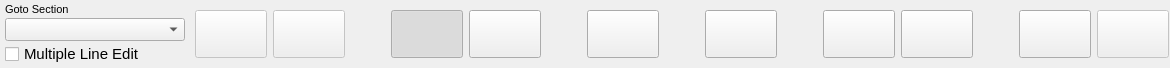
          <widget class="QFrame" name="fraBottoni">
           <property name="minimumSize">
            <size>
             <width>0</width>
             <height>68</height>
            </size>
           </property>
           <property name="maximumSize">
            <size>
             <width>16777215</width>
             <height>68</height>
            </size>
           </property>
           <property name="font">
            <font>
             <weight>50</weight>
             <bold>false</bold>
            </font>
           </property>
           <property name="frameShape">
            <enum>QFrame::NoFrame</enum>
           </property>
           <property name="frameShadow">
            <enum>QFrame::Plain</enum>
           </property>
           <property name="lineWidth">
            <number>1</number>
           </property>
           <layout class="QHBoxLayout" name="horizontalLayout_3">
            <property name="leftMargin">
             <number>1</number>
            </property>
            <property name="topMargin">
             <number>2</number>
            </property>
            <property name="rightMargin">
             <number>1</number>
            </property>
            <property name="bottomMargin">
             <number>2</number>
            </property>
            <item>
             <layout class="QVBoxLayout" name="verticalLayout_7">
              <property name="spacing">
               <number>1</number>
              </property>
              <property name="leftMargin">
               <number>4</number>
              </property>
              <property name="rightMargin">
               <number>4</number>
              </property>
              <item>
               <widget class="QLabel" name="lblJumpTo">
                <property name="minimumSize">
                 <size>
                  <width>150</width>
                  <height>12</height>
                 </size>
                </property>
                <property name="font">
                 <font>
                  <pointsize>8</pointsize>
                  <weight>50</weight>
                  <bold>false</bold>
                 </font>
                </property>
                <property name="text">
                 <string>Goto Section</string>
                </property>
                <property name="buddy">
                 <cstring>cboSections</cstring>
                </property>
               </widget>
              </item>
              <item>
               <widget class="QComboBox" name="cboSections">
                <property name="minimumSize">
                 <size>
                  <width>180</width>
                  <height>22</height>
                 </size>
                </property>
                <property name="maximumSize">
                 <size>
                  <width>200</width>
                  <height>16777215</height>
                 </size>
                </property>
                <property name="font">
                 <font>
                  <pointsize>10</pointsize>
                  <weight>50</weight>
                  <bold>false</bold>
                 </font>
                </property>
                <property name="toolTip">
                 <string>Select Crosstable Area</string>
                </property>
               </widget>
              </item>
              <item>
               <widget class="QCheckBox" name="chkMultiEdit">
                <property name="minimumSize">
                 <size>
                  <width>0</width>
                  <height>20</height>
                 </size>
                </property>
                <property name="font">
                 <font>
                  <pointsize>11</pointsize>
                 </font>
                </property>
                <property name="text">
                 <string>Multiple Line Edit</string>
                </property>
               </widget>
              </item>
             </layout>
            </item>
            <item>
             <widget class="QPushButton" name="cmdCancel">
              <property name="enabled">
               <bool>false</bool>
              </property>
              <property name="minimumSize">
               <size>
                <width>72</width>
                <height>48</height>
               </size>
              </property>
              <property name="maximumSize">
               <size>
                <width>72</width>
                <height>48</height>
               </size>
              </property>
              <property name="font">
               <font>
                <family>MS Shell Dlg 2</family>
                <weight>50</weight>
                <bold>false</bold>
               </font>
              </property>
              <property name="toolTip">
               <string>Cancel Multiline Changes</string>
              </property>
              <property name="text">
               <string notr="true"/>
              </property>
              <property name="icon">
               <iconset resource="qtc.qrc">
                <normaloff>:/cteicons/img/Cancel_32.png</normaloff>:/cteicons/img/Cancel_32.png</iconset>
              </property>
              <property name="iconSize">
               <size>
                <width>32</width>
                <height>32</height>
               </size>
              </property>
              <property name="checkable">
               <bool>false</bool>
              </property>
              <property name="autoDefault">
               <bool>false</bool>
              </property>
             </widget>
            </item>
            <item>
             <widget class="QPushButton" name="cmdApply">
              <property name="enabled">
               <bool>false</bool>
              </property>
              <property name="minimumSize">
               <size>
                <width>72</width>
                <height>48</height>
               </size>
              </property>
              <property name="maximumSize">
               <size>
                <width>72</width>
                <height>48</height>
               </size>
              </property>
              <property name="font">
               <font>
                <family>MS Shell Dlg 2</family>
                <weight>50</weight>
                <bold>false</bold>
               </font>
              </property>
              <property name="toolTip">
               <string>Apply Multiline Changes</string>
              </property>
              <property name="text">
               <string notr="true"/>
              </property>
              <property name="icon">
               <iconset resource="qtc.qrc">
                <normaloff>:/cteicons/img/Done_32.png</normaloff>:/cteicons/img/Done_32.png</iconset>
              </property>
              <property name="iconSize">
               <size>
                <width>32</width>
                <height>32</height>
               </size>
              </property>
              <property name="checkable">
               <bool>false</bool>
              </property>
              <property name="autoDefault">
               <bool>false</bool>
              </property>
             </widget>
            </item>
            <item>
             <spacer name="horizontalSpacer_11">
              <property name="orientation">
               <enum>Qt::Horizontal</enum>
              </property>
              <property name="sizeHint" stdset="0">
               <size>
                <width>40</width>
                <height>20</height>
               </size>
              </property>
             </spacer>
            </item>
            <item alignment="Qt::AlignVCenter">
             <widget class="QPushButton" name="cmdHideShow">
              <property name="minimumSize">
               <size>
                <width>72</width>
                <height>48</height>
               </size>
              </property>
              <property name="maximumSize">
               <size>
                <width>72</width>
                <height>48</height>
               </size>
              </property>
              <property name="font">
               <font>
                <family>MS Shell Dlg 2</family>
                <weight>50</weight>
                <bold>false</bold>
               </font>
              </property>
              <property name="toolTip">
               <string>Show or Hide unused rows</string>
              </property>
              <property name="text">
               <string notr="true"/>
              </property>
              <property name="icon">
               <iconset resource="qtc.qrc">
                <normaloff>:/cteicons/img/lock_48.png</normaloff>
                <normalon>:/cteicons/img/lock_open_48.png</normalon>:/cteicons/img/lock_48.png</iconset>
              </property>
              <property name="iconSize">
               <size>
                <width>32</width>
                <height>32</height>
               </size>
              </property>
              <property name="checkable">
               <bool>true</bool>
              </property>
              <property name="checked">
               <bool>true</bool>
              </property>
              <property name="autoDefault">
               <bool>false</bool>
              </property>
             </widget>
            </item>
            <item>
             <widget class="QPushButton" name="cmdSearch">
              <property name="minimumSize">
               <size>
                <width>72</width>
                <height>48</height>
               </size>
              </property>
              <property name="maximumSize">
               <size>
                <width>72</width>
                <height>48</height>
               </size>
              </property>
              <property name="font">
               <font>
                <family>MS Shell Dlg 2</family>
                <weight>50</weight>
                <bold>false</bold>
               </font>
              </property>
              <property name="toolTip">
               <string>Search Variable by Name</string>
              </property>
              <property name="text">
               <string notr="true"/>
              </property>
              <property name="icon">
               <iconset resource="qtc.qrc">
                <normaloff>:/cteicons/img/Search.ico</normaloff>:/cteicons/img/Search.ico</iconset>
              </property>
              <property name="iconSize">
               <size>
                <width>32</width>
                <height>32</height>
               </size>
              </property>
              <property name="checkable">
               <bool>false</bool>
              </property>
              <property name="autoDefault">
               <bool>false</bool>
              </property>
             </widget>
            </item>
            <item>
             <spacer name="horizontalSpacer_9">
              <property name="orientation">
               <enum>Qt::Horizontal</enum>
              </property>
              <property name="sizeHint" stdset="0">
               <size>
                <width>40</width>
                <height>20</height>
               </size>
              </property>
             </spacer>
            </item>
            <item>
             <widget class="QPushButton" name="cmdImport">
              <property name="minimumSize">
               <size>
                <width>72</width>
                <height>48</height>
               </size>
              </property>
              <property name="maximumSize">
               <size>
                <width>72</width>
                <height>48</height>
               </size>
              </property>
              <property name="font">
               <font>
                <family>MS Shell Dlg 2</family>
                <weight>50</weight>
                <bold>false</bold>
               </font>
              </property>
              <property name="toolTip">
               <string>Import User Data from another Crosstable File</string>
              </property>
              <property name="text">
               <string notr="true"/>
              </property>
              <property name="icon">
               <iconset resource="qtc.qrc">
                <normaloff>:/cteicons/img/Import.png</normaloff>:/cteicons/img/Import.png</iconset>
              </property>
              <property name="iconSize">
               <size>
                <width>32</width>
                <height>32</height>
               </size>
              </property>
              <property name="checkable">
               <bool>false</bool>
              </property>
              <property name="autoDefault">
               <bool>false</bool>
              </property>
             </widget>
            </item>
            <item>
             <spacer name="horizontalSpacer_8">
              <property name="orientation">
               <enum>Qt::Horizontal</enum>
              </property>
              <property name="sizeHint" stdset="0">
               <size>
                <width>40</width>
                <height>20</height>
               </size>
              </property>
             </spacer>
            </item>
            <item>
             <widget class="QPushButton" name="cmdUndo">
              <property name="minimumSize">
               <size>
                <width>72</width>
                <height>48</height>
               </size>
              </property>
              <property name="maximumSize">
               <size>
                <width>72</width>
                <height>48</height>
               </size>
              </property>
              <property name="font">
               <font>
                <family>MS Shell Dlg 2</family>
                <weight>50</weight>
                <bold>false</bold>
               </font>
              </property>
              <property name="toolTip">
               <string>Undo Changes</string>
              </property>
              <property name="text">
               <string notr="true"/>
              </property>
              <property name="icon">
               <iconset resource="qtc.qrc">
                <normaloff>:/cteicons/img/Undo.ico</normaloff>:/cteicons/img/Undo.ico</iconset>
              </property>
              <property name="iconSize">
               <size>
                <width>32</width>
                <height>32</height>
               </size>
              </property>
              <property name="checkable">
               <bool>false</bool>
              </property>
              <property name="autoDefault">
               <bool>false</bool>
              </property>
             </widget>
            </item>
            <item>
             <spacer name="horizontalSpacer_7">
              <property name="orientation">
               <enum>Qt::Horizontal</enum>
              </property>
              <property name="sizeHint" stdset="0">
               <size>
                <width>40</width>
                <height>20</height>
               </size>
              </property>
             </spacer>
            </item>
            <item>
             <widget class="QPushButton" name="cmdBlocchi">
              <property name="minimumSize">
               <size>
                <width>72</width>
                <height>48</height>
               </size>
              </property>
              <property name="maximumSize">
               <size>
                <width>72</width>
                <height>48</height>
               </size>
              </property>
              <property name="font">
               <font>
                <family>MS Shell Dlg 2</family>
                <weight>50</weight>
                <bold>false</bold>
               </font>
              </property>
              <property name="toolTip">
               <string>Reorder Blocks Assignment</string>
              </property>
              <property name="text">
               <string notr="true"/>
              </property>
              <property name="icon">
               <iconset resource="qtc.qrc">
                <normaloff>:/cteicons/img/Blocks.png</normaloff>:/cteicons/img/Blocks.png</iconset>
              </property>
              <property name="iconSize">
               <size>
                <width>32</width>
                <height>32</height>
               </size>
              </property>
              <property name="checkable">
               <bool>false</bool>
              </property>
              <property name="autoDefault">
               <bool>false</bool>
              </property>
             </widget>
            </item>
            <item>
             <widget class="QPushButton" name="cmdSave">
              <property name="enabled">
               <bool>true</bool>
              </property>
              <property name="minimumSize">
               <size>
                <width>72</width>
                <height>48</height>
               </size>
              </property>
              <property name="maximumSize">
               <size>
                <width>72</width>
                <height>48</height>
               </size>
              </property>
              <property name="font">
               <font>
                <family>MS Shell Dlg 2</family>
                <weight>50</weight>
                <bold>false</bold>
               </font>
              </property>
              <property name="toolTip">
               <string>Save user changes   </string>
              </property>
              <property name="text">
               <string notr="true"/>
              </property>
              <property name="icon">
               <iconset resource="qtc.qrc">
                <normaloff>:/cteicons/img/Save.png</normaloff>:/cteicons/img/Save.png</iconset>
              </property>
              <property name="iconSize">
               <size>
                <width>32</width>
                <height>32</height>
               </size>
              </property>
              <property name="checkable">
               <bool>false</bool>
              </property>
              <property name="autoDefault">
               <bool>false</bool>
              </property>
             </widget>
            </item>
            <item>
             <spacer name="horizontalSpacer_10">
              <property name="orientation">
               <enum>Qt::Horizontal</enum>
              </property>
              <property name="sizeHint" stdset="0">
               <size>
                <width>40</width>
                <height>20</height>
               </size>
              </property>
             </spacer>
            </item>
            <item>
             <widget class="QPushButton" name="cmdCompile">
              <property name="minimumSize">
               <size>
                <width>72</width>
                <height>48</height>
               </size>
              </property>
              <property name="maximumSize">
               <size>
                <width>72</width>
                <height>48</height>
               </size>
              </property>
              <property name="font">
               <font>
                <family>MS Shell Dlg 2</family>
                <weight>50</weight>
                <bold>false</bold>
               </font>
              </property>
              <property name="toolTip">
               <string>Start Crosstable Compiler</string>
              </property>
              <property name="text">
               <string notr="true"/>
              </property>
              <property name="icon">
               <iconset resource="qtc.qrc">
                <normaloff>:/cteicons/img/Compile.ico</normaloff>:/cteicons/img/Compile.ico</iconset>
              </property>
              <property name="iconSize">
               <size>
                <width>32</width>
                <height>32</height>
               </size>
              </property>
              <property name="checkable">
               <bool>false</bool>
              </property>
              <property name="autoDefault">
               <bool>false</bool>
              </property>
             </widget>
            </item>
            <item alignment="Qt::AlignVCenter">
             <widget class="QPushButton" name="cmdPLC">
              <property name="enabled">
               <bool>false</bool>
              </property>
              <property name="minimumSize">
               <size>
                <width>72</width>
                <height>48</height>
               </size>
              </property>
              <property name="maximumSize">
               <size>
                <width>72</width>
                <height>48</height>
               </size>
              </property>
              <property name="font">
               <font>
                <family>MS Shell Dlg 2</family>
                <weight>50</weight>
                <bold>false</bold>
               </font>
              </property>
              <property name="toolTip">
               <string>Start PLC Engineering</string>
              </property>
              <property name="statusTip">
               <string/>
              </property>
              <property name="text">
               <string notr="true"/>
              </property>
              <property name="icon">
               <iconset resource="qtc.qrc">
                <normaloff>:/cteicons/img/PLC.ico</normaloff>:/cteicons/img/PLC.ico</iconset>
              </property>
              <property name="iconSize">
               <size>
                <width>32</width>
                <height>32</height>
               </size>
              </property>
              <property name="checkable">
               <bool>false</bool>
              </property>
              <property name="autoDefault">
               <bool>false</bool>
              </property>
             </widget>
            </item>
           </layout>
          </widget>
